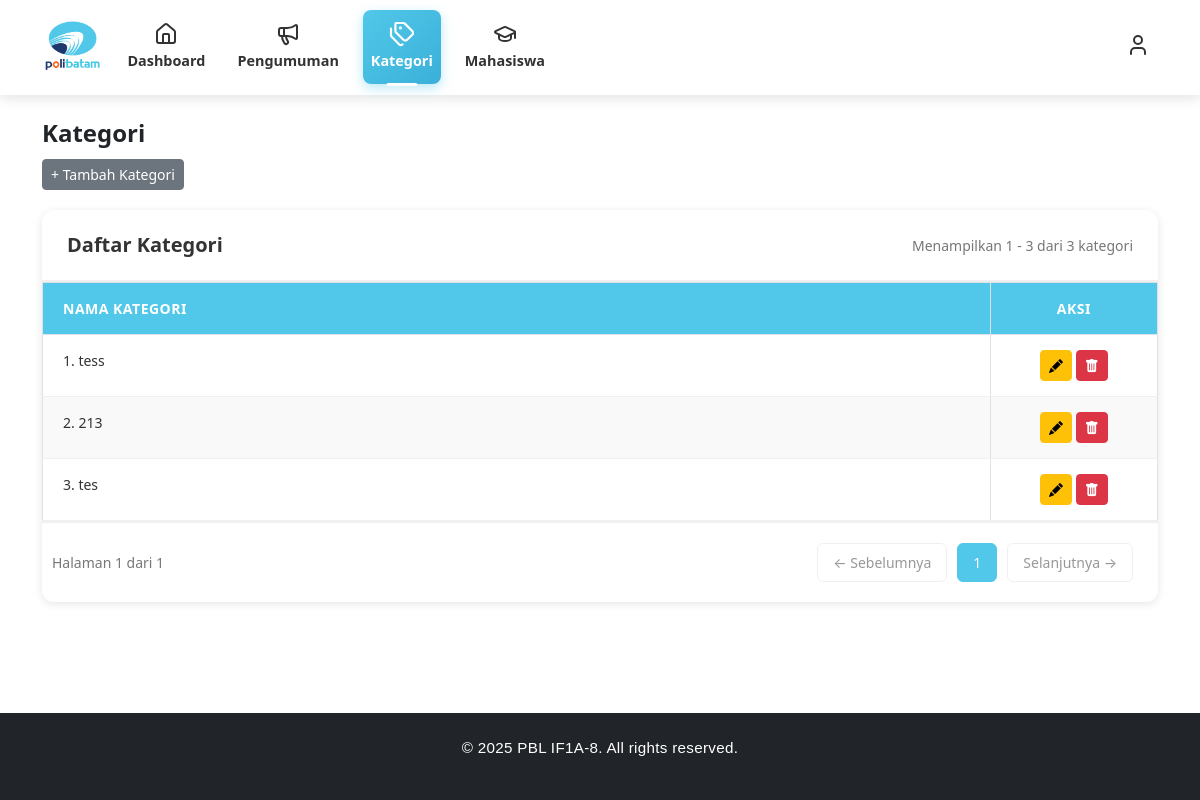
The app's page /views/admin/kategori.php (signed in), older data.
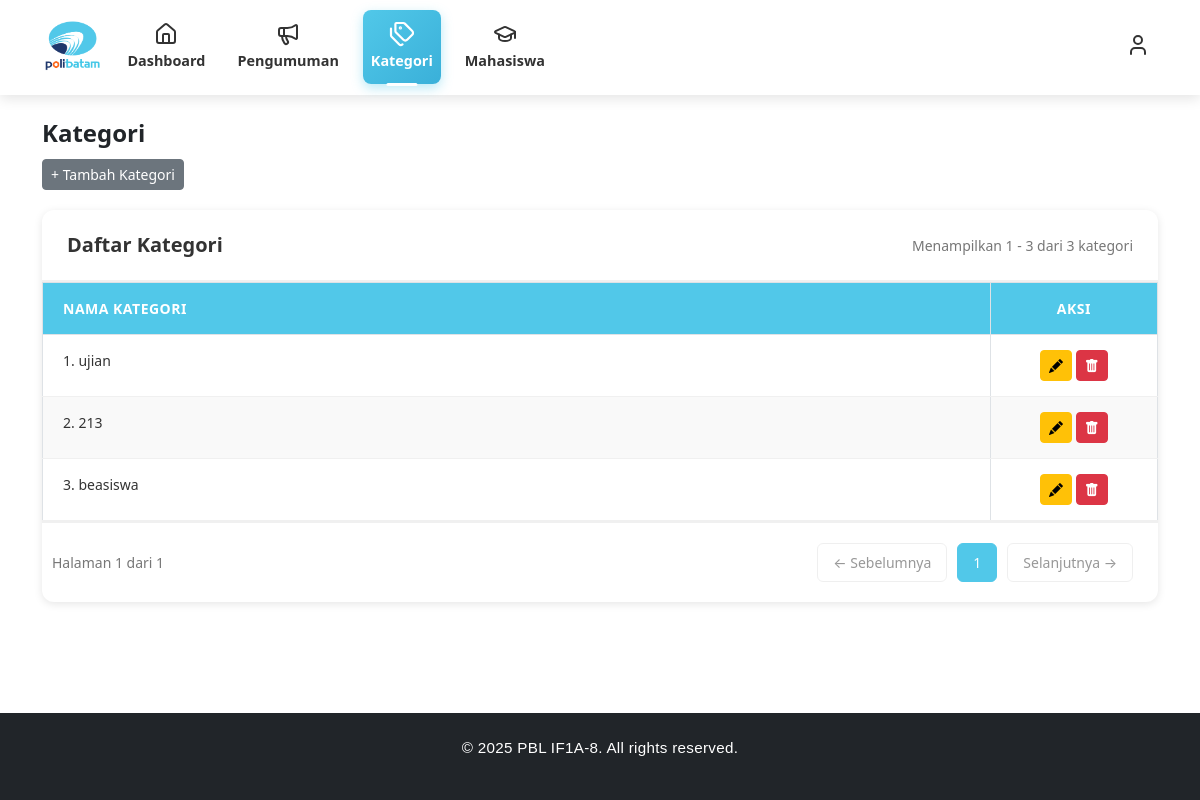
The same page, newer data.
### tables this page shows
CREATE TABLE `kategori` (
  `kategori_id` int NOT NULL,
  `nama_kategori` varchar(100) NOT NULL,
  `deskripsi` varchar(100) NOT NULL
);

### app/models/kategori_model.php (called while the page is built, shortened)
<?php
class KategoriModel
{
    private $db;
    public function __construct($config)
    {
        $this->db = $config;
    }
    public function getAll()
    {
        $result = $this->db->query("SELECT * FROM kategori ORDER BY kategori_id DESC");
        return $result->fetch_all(MYSQLI_ASSOC);
    }
}
?>

### views/admin/kategori.php (the view, shortened to what the changed rows need)
<?php
require_once realpath(__DIR__ . '/../../config/config.php');
require_once realpath(__DIR__ . '/../../app/models/kategori_model.php');
$kategori = new KategoriModel($config);
$itemsPerPage = 10;
$currentPage = isset($_GET['page']) ? max(1, intval($_GET['page'])) : 1;
$offset = ($currentPage - 1) * $itemsPerPage;
$allKategori = $kategori->getAll();
$totalData = count($allKategori);
$dataKategori = array_slice($allKategori, $offset, $itemsPerPage);
$startData = $totalData > 0 ? $offset + 1 : 0;
?>
<!DOCTYPE html>
<html lang="id">
<head>
    <link href="https://cdn.jsdelivr.net/npm/bootstrap@5.3.3/dist/css/bootstrap.min.css" rel="stylesheet">
    <link href="https://cdn.jsdelivr.net/npm/bootstrap-icons@1.11.3/font/bootstrap-icons.css" rel="stylesheet">
</head>
<body>
    <?php include("header.php"); ?>
    <main class="container my-4">
        <?php if (empty($allKategori)): ?>
            <div class="empty-state">
                <i class="bi bi-inbox"></i>
                <h5>Belum Ada Kategori</h5>
                <p>Silakan tambahkan kategori pertama Anda</p>
            </div>
        <?php else: ?>
            <div class="table-section">
                <div class="table-wrapper">
                    <table class="table table-bordered">
                        <thead>
                            <tr>
                                <th>Nama Kategori</th>
                                <th>Aksi</th>
                            </tr>
                        </thead>
                        <tbody>
                            <?php $no = $startData;
                            foreach ($dataKategori as $row): ?>
                                <tr data-id="<?= $row['kategori_id'] ?>">
                                    <td><?= $no++ . ". " . htmlspecialchars($row['nama_kategori']); ?></td>
                                    <td class="text-center">
                                        <button class="btn btn-warning btn-sm edit-btn"
                                            onclick='editKategori(<?= json_encode($row, JSON_HEX_APOS | JSON_HEX_QUOT) ?>)'>
                                            <i class="bi bi-pencil-fill"></i>
                                        </button>
                                        <button class="btn btn-danger btn-sm delete-btn"
                                            data-id="<?= $row['kategori_id'] ?>"
                                            data-nama="<?= htmlspecialchars($row['nama_kategori']) ?>">
                                            <i class="bi bi-trash-fill"></i>
                                        </button>
                                    </td>
                                </tr>
                            <?php endforeach; ?>
                        </tbody>
                    </table>
                </div>
            </div>
        <?php endif; ?>
    </main>
</body>
</html>

Row changes from the older to the newer data that the page shows:
changed kategori: nama_kategori "tess" → "ujian"
changed kategori: nama_kategori "tes" → "beasiswa"
